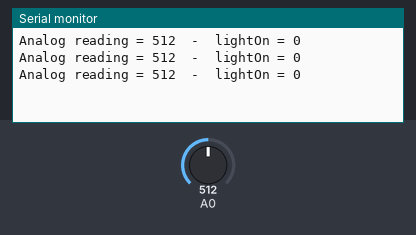
Bench run of a sketch on a simulated Arduino Uno, built with avr-gcc and run on an emulated ATmega328P. On the bench: the last lines printed to the serial monitor. The inputs (shaded band) are chosen by the test bench; at power-on: A0 = 512.

Above: at 1.3 s.
1.4 s: A0 set to 716
At 1.9 s:
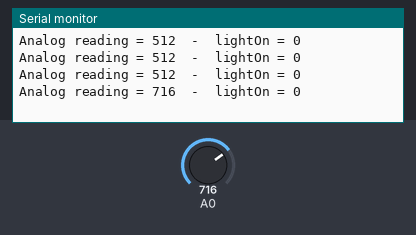
2.9 s: A0 set to 900
At 3.4 s:
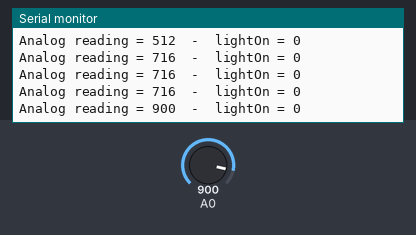
Timing chart, 0 to 5.9 s (numbered marks = the images above; inputs shaded):
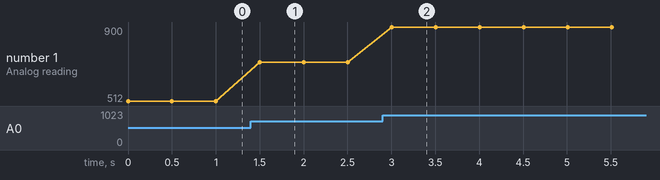

The sketch:

lightSensor.ino
```cpp
void setup() {
  Serial.begin(57600);
}

void loop() {
  int analogValue = analogRead(A0);

  Serial.print("Analog reading = ");
  Serial.print(analogValue);

  bool lightOn = false;
  if(analogValue < 200)
    lightOn = true;

  Serial.print("  -  lightOn = ");
  Serial.print(lightOn);

  Serial.println();

  delay(500);
}
```

Measured:
- after the input at 1.4 s, the serial monitor: prints a new line after 0.10 s (image 1)
- after the input at 2.9 s, the serial monitor: prints a new line after 0.10 s (image 2)
- plotted number 1: 512 → 716 after the input at 1.4 s, 716 → 900 after the input at 2.9 s
